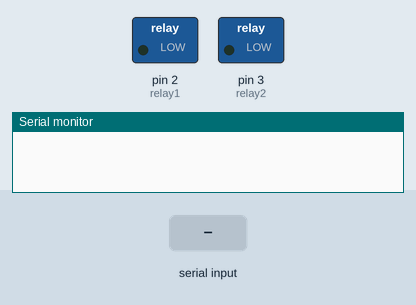
A sketch run on a simulated Arduino Uno, built with avr-gcc and run on an emulated ATmega328P. Parts: switched loads named in the sketch (green lamp = pin HIGH), the last lines printed to the serial monitor. The inputs (shaded band) are chosen by the test bench.

Above: at 1.2 s.
1.3 s: "1" received over Serial
At 1.9 s:
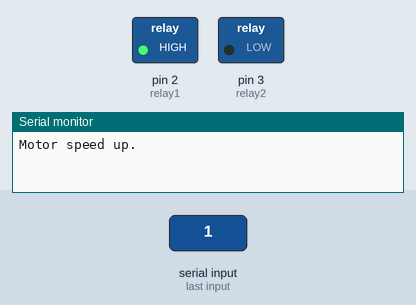
2.8 s: "0" received over Serial
At 4.2 s:
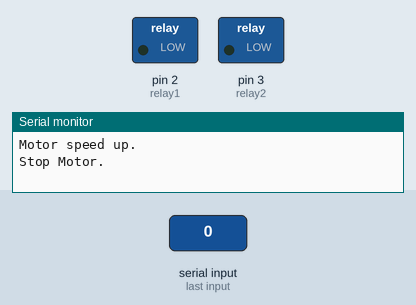
Timing chart, 0 to 5.8 s (numbered marks = the images above; inputs shaded):
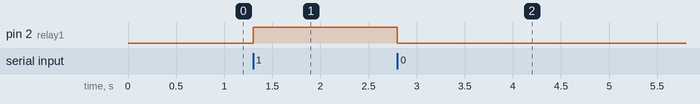

Measured:
- after the input at 1.3 s, pin 2 (relay1): LOW → HIGH at once
- after the input at 2.8 s, pin 2 (relay1): HIGH → LOW at once

The sketch:

motorControl.ino
```cpp
int relay1 = 2;//pin 2 connect to relay 1
int relay2 = 3;//pin 3 connect to relay2

void setup() {
 Serial.begin(9600);
 pinMode(relay1, OUTPUT);
 pinMode(relay2, OUTPUT);
}

void loop() {
  if (Serial.available() > 0)
  {
    char state = Serial.read();

 if (state == '1')//if siganl is high
    {
    digitalWrite(relay1,HIGH);
    digitalWrite(relay2,LOW);
    Serial.println("Motor speed up.");
 }
 else if(state == '0')
    {
    digitalWrite(relay1,LOW);
    digitalWrite(relay2,LOW);
    Serial.println("Stop Motor.");
  }
 }
}
```
